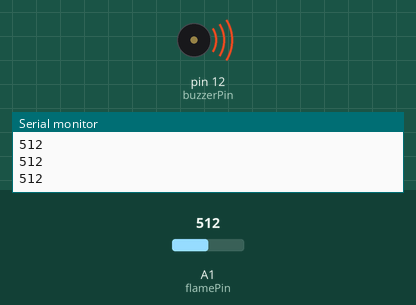
Simulated run of this sketch. Board: Arduino Uno, built with avr-gcc and run on an emulated ATmega328P. Shown: buzzer (waves = sounding, pin HIGH), the last lines printed to the serial monitor. Inputs (shaded band) come from the test bench; at power-on: A1 (flamePin) = 512.

Above: at 1.2 s.
1.3 s: A1 (flamePin) set to 53
2.8 s: A1 (flamePin) set to 47
At 3.2 s:
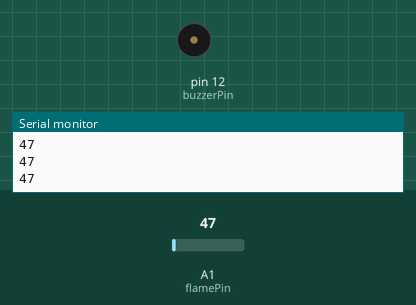
4.3 s: A1 (flamePin) set to 122
At 5.5 s:
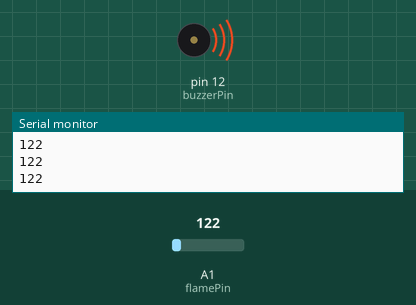
5.8 s: A1 (flamePin) set to 40
At 7.0 s:
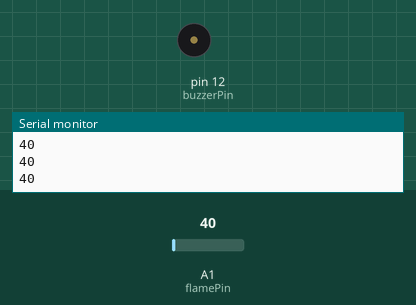
Timing chart, 0 to 8.3 s (numbered marks = the images above; inputs shaded):
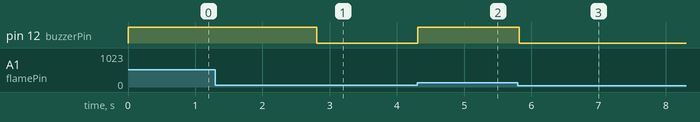

The sketch:

Project_15_Flame_Detection.ino
```cpp
/*

Keye New RFID Starter Kit

Project 15

Flame detection

Edit By Keyes

*/

int flamePin = A1; // connect flame sensor pin to Arduino analog pin

int buzzerPin = 12; // set the buzzer pin

int flameValue = 0; // store the values read by the sensor

void setup() {

pinMode(buzzerPin, OUTPUT); // set buzzer pin to output

pinMode(flamePin, INPUT); // set flame sensor pin to input

Serial.begin(9600); // initialize serial port for debugging

}

void loop() {

flameValue = analogRead(flamePin); // read flame sensor value

Serial.println(flameValue); // print the flame sensor value on the serial monitor

if (flameValue > 50) { // determine whether there is flame

digitalWrite(buzzerPin, HIGH); // flame is detected, and buzzer alarms.

} else {

digitalWrite(buzzerPin, LOW); // no flame is detected, and buzzer stays quiet.

}

delay(100); // delay 100ms

}
```

Measured:
- the behaviour switches between 51 and 50 on A1 (flamePin) (found by bisection; images 0 and 1)
- after the input at 2.8 s, pin 12 (buzzerPin): HIGH → LOW at once
- after the input at 4.3 s, pin 12 (buzzerPin): LOW → HIGH at once
- after the input at 5.8 s, pin 12 (buzzerPin): HIGH → LOW at once
